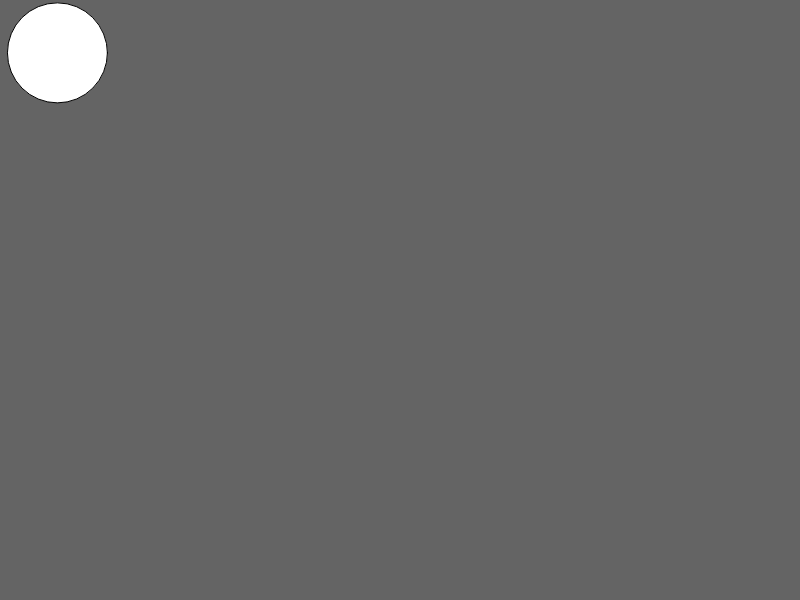
Frame 1 (no input)
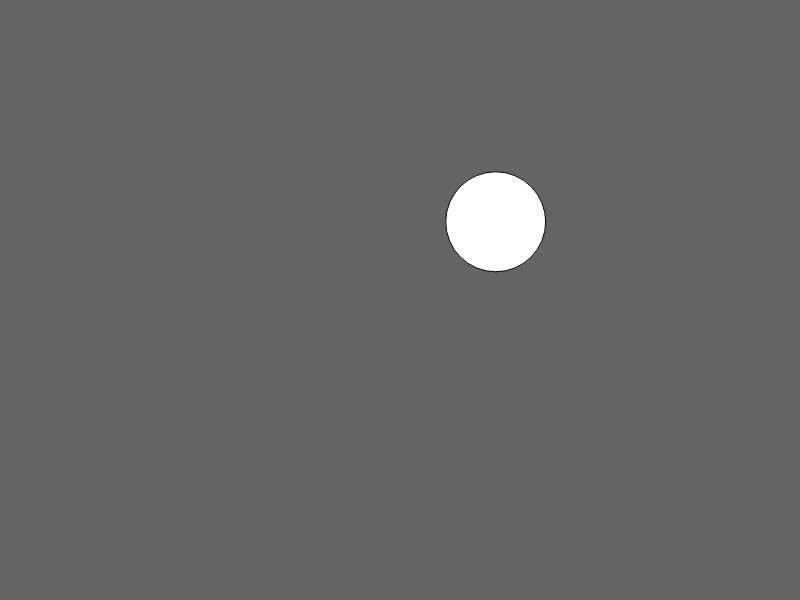
Frame 60 (no input)
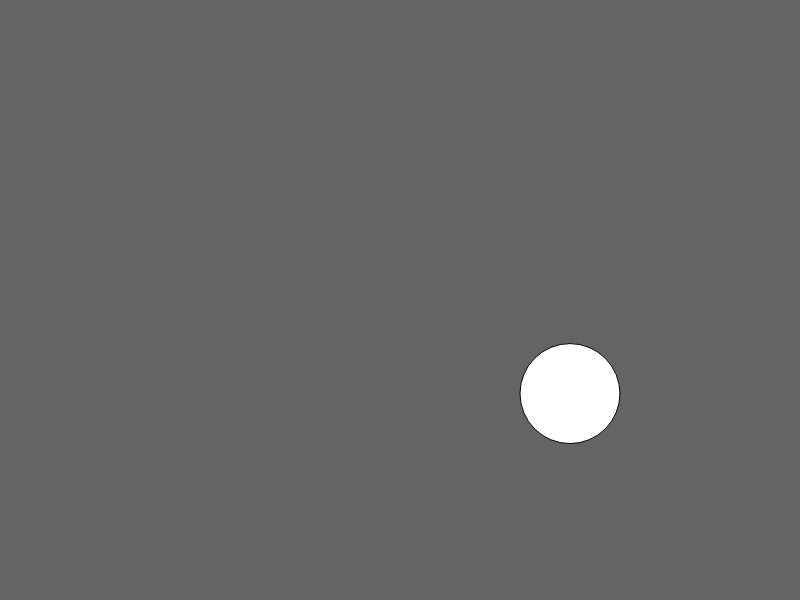
Frame 120 (the mouse pressed at the canvas centre since frame 60)

The p5.js sketch that drew these frames (run headless with seeded random() and noise() and a simulated clock; from frame 60 on, the mouse is pressed at the canvas centre):

// p5.js sketch
// ── sketch.js
var r = 50;

var x = r;
var y = r;

var speedX, speedY;

function setup() {
  // put setup code here
   createCanvas(800, 600);
   background(100);

   speedX = random(1, 10);
   speedY = random(1, 10);
}

function draw() {

   if(x > width - r || x < r) {
      speedX *= -1;
   }

   if(y > height - r || y < r) {
      speedY *= -1;
   }

   x += speedX;
   y += speedY;

     // put drawing code here
   background(100);
   ellipse(x, y, 2*r);
}
